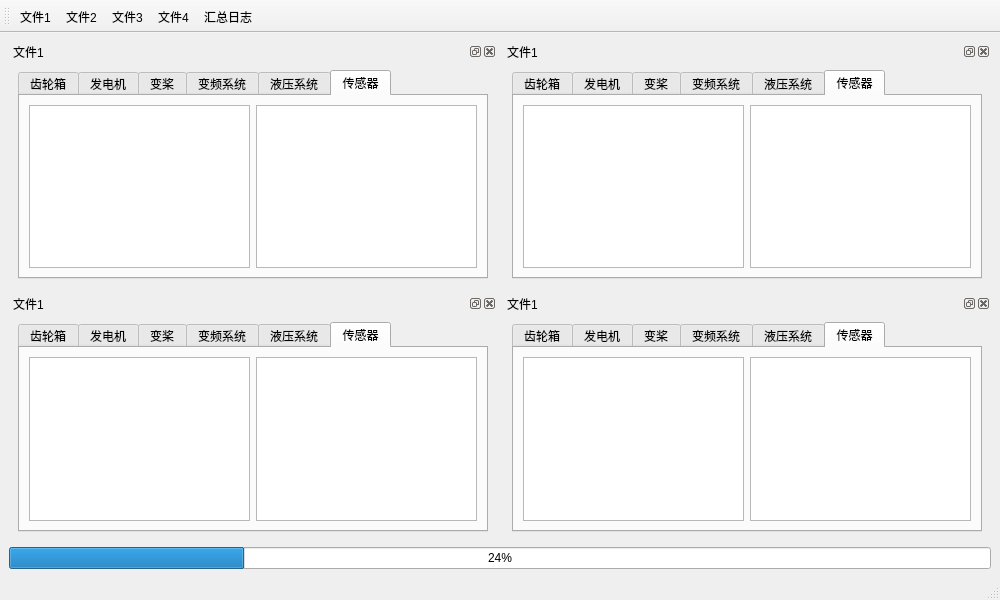
<?xml version="1.0" encoding="UTF-8"?>
<ui version="4.0">
 <class>MainWindow</class>
 <widget class="QMainWindow" name="MainWindow">
  <property name="geometry">
   <rect>
    <x>0</x>
    <y>0</y>
    <width>1000</width>
    <height>600</height>
   </rect>
  </property>
  <property name="windowTitle">
   <string>MainWindow</string>
  </property>
  <widget class="QWidget" name="centralwidget">
   <layout class="QVBoxLayout" name="verticalLayout">
    <item>
     <layout class="QHBoxLayout" name="horizontalLayout_7">
      <item>
       <widget class="QDockWidget" name="dockWidget">
        <property name="contextMenuPolicy">
         <enum>Qt::DefaultContextMenu</enum>
        </property>
        <property name="acceptDrops">
         <bool>true</bool>
        </property>
        <property name="floating">
         <bool>false</bool>
        </property>
        <property name="features">
         <set>QDockWidget::AllDockWidgetFeatures</set>
        </property>
        <property name="allowedAreas">
         <set>Qt::AllDockWidgetAreas</set>
        </property>
        <property name="windowTitle">
         <string>文件1</string>
        </property>
        <widget class="QWidget" name="dockWidgetContents">
         <layout class="QHBoxLayout" name="horizontalLayout_3">
          <item>
           <widget class="QTabWidget" name="tabWidget">
            <property name="currentIndex">
             <number>5</number>
            </property>
            <widget class="QWidget" name="tab">
             <attribute name="title">
              <string>齿轮箱</string>
             </attribute>
             <layout class="QHBoxLayout" name="horizontalLayout">
              <item>
               <widget class="QListWidget" name="listWidget">
                <item>
                 <property name="text">
                  <string>齿轮箱主轴承温度</string>
                 </property>
                </item>
                <item>
                 <property name="text">
                  <string>齿轮箱主轴承温度</string>
                 </property>
                </item>
                <item>
                 <property name="text">
                  <string>齿轮箱主轴承温度</string>
                 </property>
                </item>
               </widget>
              </item>
              <item>
               <widget class="QPlainTextEdit" name="plainTextEdit">
                <property name="plainText">
                 <string>齿轮箱主轴承温度高
齿轮箱主轴承温度高
齿轮箱主轴承温度高
</string>
                </property>
               </widget>
              </item>
             </layout>
            </widget>
            <widget class="QWidget" name="tab_2">
             <attribute name="title">
              <string>发电机</string>
             </attribute>
             <layout class="QHBoxLayout" name="horizontalLayout_2">
              <item>
               <widget class="QListWidget" name="listWidget_2">
                <item>
                 <property name="text">
                  <string>新建项目</string>
                 </property>
                </item>
                <item>
                 <property name="text">
                  <string>新建项目</string>
                 </property>
                </item>
                <item>
                 <property name="text">
                  <string>新建项目</string>
                 </property>
                </item>
               </widget>
              </item>
              <item>
               <widget class="QPlainTextEdit" name="plainTextEdit_2">
                <property name="plainText">
                 <string>新建项目
新建项目
新建项目</string>
                </property>
               </widget>
              </item>
             </layout>
            </widget>
            <widget class="QWidget" name="tab_9">
             <attribute name="title">
              <string>变桨</string>
             </attribute>
             <layout class="QHBoxLayout" name="horizontalLayout_15">
              <item>
               <widget class="QListWidget" name="listWidget_9"/>
              </item>
              <item>
               <widget class="QPlainTextEdit" name="plainTextEdit_9"/>
              </item>
             </layout>
            </widget>
            <widget class="QWidget" name="tab_10">
             <attribute name="title">
              <string>变频系统</string>
             </attribute>
             <layout class="QHBoxLayout" name="horizontalLayout_16">
              <item>
               <widget class="QListWidget" name="listWidget_10"/>
              </item>
              <item>
               <widget class="QPlainTextEdit" name="plainTextEdit_10"/>
              </item>
             </layout>
            </widget>
            <widget class="QWidget" name="tab_11">
             <attribute name="title">
              <string>液压系统</string>
             </attribute>
             <layout class="QHBoxLayout" name="horizontalLayout_17">
              <item>
               <widget class="QListWidget" name="listWidget_11"/>
              </item>
              <item>
               <widget class="QPlainTextEdit" name="plainTextEdit_11"/>
              </item>
             </layout>
            </widget>
            <widget class="QWidget" name="tab_12">
             <attribute name="title">
              <string>传感器</string>
             </attribute>
             <layout class="QHBoxLayout" name="horizontalLayout_18">
              <item>
               <widget class="QListWidget" name="listWidget_12"/>
              </item>
              <item>
               <widget class="QPlainTextEdit" name="plainTextEdit_12"/>
              </item>
             </layout>
            </widget>
           </widget>
          </item>
         </layout>
        </widget>
       </widget>
      </item>
      <item>
       <widget class="QDockWidget" name="dockWidget_2">
        <property name="allowedAreas">
         <set>Qt::AllDockWidgetAreas</set>
        </property>
        <property name="windowTitle">
         <string>文件1</string>
        </property>
        <widget class="QWidget" name="dockWidgetContents_2">
         <layout class="QHBoxLayout" name="horizontalLayout_4">
          <item>
           <widget class="QTabWidget" name="tabWidget_2">
            <property name="currentIndex">
             <number>5</number>
            </property>
            <widget class="QWidget" name="tab_3">
             <attribute name="title">
              <string>齿轮箱</string>
             </attribute>
             <layout class="QHBoxLayout" name="horizontalLayout_5">
              <item>
               <widget class="QListWidget" name="listWidget_3">
                <item>
                 <property name="text">
                  <string>齿轮箱主轴承温度</string>
                 </property>
                </item>
                <item>
                 <property name="text">
                  <string>齿轮箱主轴承温度</string>
                 </property>
                </item>
                <item>
                 <property name="text">
                  <string>齿轮箱主轴承温度</string>
                 </property>
                </item>
               </widget>
              </item>
              <item>
               <widget class="QPlainTextEdit" name="plainTextEdit_3">
                <property name="plainText">
                 <string>齿轮箱主轴承温度高
齿轮箱主轴承温度高
齿轮箱主轴承温度高
</string>
                </property>
               </widget>
              </item>
             </layout>
            </widget>
            <widget class="QWidget" name="tab_4">
             <attribute name="title">
              <string>发电机</string>
             </attribute>
             <layout class="QHBoxLayout" name="horizontalLayout_6">
              <item>
               <widget class="QListWidget" name="listWidget_4">
                <item>
                 <property name="text">
                  <string>新建项目</string>
                 </property>
                </item>
                <item>
                 <property name="text">
                  <string>新建项目</string>
                 </property>
                </item>
                <item>
                 <property name="text">
                  <string>新建项目</string>
                 </property>
                </item>
               </widget>
              </item>
              <item>
               <widget class="QPlainTextEdit" name="plainTextEdit_4">
                <property name="plainText">
                 <string>新建项目
新建项目
新建项目</string>
                </property>
               </widget>
              </item>
             </layout>
            </widget>
            <widget class="QWidget" name="tab_13">
             <attribute name="title">
              <string>变桨</string>
             </attribute>
             <layout class="QHBoxLayout" name="horizontalLayout_19">
              <item>
               <widget class="QListWidget" name="listWidget_13"/>
              </item>
              <item>
               <widget class="QPlainTextEdit" name="plainTextEdit_13"/>
              </item>
             </layout>
            </widget>
            <widget class="QWidget" name="tab_14">
             <attribute name="title">
              <string>变频系统</string>
             </attribute>
             <layout class="QHBoxLayout" name="horizontalLayout_20">
              <item>
               <widget class="QListWidget" name="listWidget_14"/>
              </item>
              <item>
               <widget class="QPlainTextEdit" name="plainTextEdit_14"/>
              </item>
             </layout>
            </widget>
            <widget class="QWidget" name="tab_15">
             <attribute name="title">
              <string>液压系统</string>
             </attribute>
             <layout class="QHBoxLayout" name="horizontalLayout_21">
              <item>
               <widget class="QListWidget" name="listWidget_15"/>
              </item>
              <item>
               <widget class="QPlainTextEdit" name="plainTextEdit_15"/>
              </item>
             </layout>
            </widget>
            <widget class="QWidget" name="tab_16">
             <attribute name="title">
              <string>传感器</string>
             </attribute>
             <layout class="QHBoxLayout" name="horizontalLayout_22">
              <item>
               <widget class="QListWidget" name="listWidget_16"/>
              </item>
              <item>
               <widget class="QPlainTextEdit" name="plainTextEdit_16"/>
              </item>
             </layout>
            </widget>
           </widget>
          </item>
         </layout>
        </widget>
       </widget>
      </item>
     </layout>
    </item>
    <item>
     <layout class="QHBoxLayout" name="horizontalLayout_8">
      <item>
       <widget class="QDockWidget" name="dockWidget_3">
        <property name="allowedAreas">
         <set>Qt::AllDockWidgetAreas</set>
        </property>
        <property name="windowTitle">
         <string>文件1</string>
        </property>
        <widget class="QWidget" name="dockWidgetContents_3">
         <layout class="QHBoxLayout" name="horizontalLayout_9">
          <item>
           <widget class="QTabWidget" name="tabWidget_3">
            <property name="currentIndex">
             <number>5</number>
            </property>
            <widget class="QWidget" name="tab_5">
             <attribute name="title">
              <string>齿轮箱</string>
             </attribute>
             <layout class="QHBoxLayout" name="horizontalLayout_10">
              <item>
               <widget class="QListWidget" name="listWidget_5">
                <item>
                 <property name="text">
                  <string>齿轮箱主轴承温度</string>
                 </property>
                </item>
                <item>
                 <property name="text">
                  <string>齿轮箱主轴承温度</string>
                 </property>
                </item>
                <item>
                 <property name="text">
                  <string>齿轮箱主轴承温度</string>
                 </property>
                </item>
               </widget>
              </item>
              <item>
               <widget class="QPlainTextEdit" name="plainTextEdit_5">
                <property name="plainText">
                 <string>齿轮箱主轴承温度高
齿轮箱主轴承温度高
齿轮箱主轴承温度高
</string>
                </property>
               </widget>
              </item>
             </layout>
            </widget>
            <widget class="QWidget" name="tab_6">
             <attribute name="title">
              <string>发电机</string>
             </attribute>
             <layout class="QHBoxLayout" name="horizontalLayout_11">
              <item>
               <widget class="QListWidget" name="listWidget_6">
                <item>
                 <property name="text">
                  <string>新建项目</string>
                 </property>
                </item>
                <item>
                 <property name="text">
                  <string>新建项目</string>
                 </property>
                </item>
                <item>
                 <property name="text">
                  <string>新建项目</string>
                 </property>
                </item>
               </widget>
              </item>
              <item>
               <widget class="QPlainTextEdit" name="plainTextEdit_6">
                <property name="plainText">
                 <string>新建项目
新建项目
新建项目</string>
                </property>
               </widget>
              </item>
             </layout>
            </widget>
            <widget class="QWidget" name="tab_17">
             <attribute name="title">
              <string>变桨</string>
             </attribute>
             <layout class="QHBoxLayout" name="horizontalLayout_23">
              <item>
               <widget class="QListWidget" name="listWidget_17"/>
              </item>
              <item>
               <widget class="QPlainTextEdit" name="plainTextEdit_17"/>
              </item>
             </layout>
            </widget>
            <widget class="QWidget" name="tab_18">
             <attribute name="title">
              <string>变频系统</string>
             </attribute>
             <layout class="QHBoxLayout" name="horizontalLayout_24">
              <item>
               <widget class="QListWidget" name="listWidget_18"/>
              </item>
              <item>
               <widget class="QPlainTextEdit" name="plainTextEdit_18"/>
              </item>
             </layout>
            </widget>
            <widget class="QWidget" name="tab_19">
             <attribute name="title">
              <string>液压系统</string>
             </attribute>
             <layout class="QHBoxLayout" name="horizontalLayout_25">
              <item>
               <widget class="QListWidget" name="listWidget_19"/>
              </item>
              <item>
               <widget class="QPlainTextEdit" name="plainTextEdit_19"/>
              </item>
             </layout>
            </widget>
            <widget class="QWidget" name="tab_20">
             <attribute name="title">
              <string>传感器</string>
             </attribute>
             <layout class="QHBoxLayout" name="horizontalLayout_26">
              <item>
               <widget class="QListWidget" name="listWidget_20"/>
              </item>
              <item>
               <widget class="QPlainTextEdit" name="plainTextEdit_20"/>
              </item>
             </layout>
            </widget>
           </widget>
          </item>
         </layout>
        </widget>
       </widget>
      </item>
      <item>
       <widget class="QDockWidget" name="dockWidget_4">
        <property name="allowedAreas">
         <set>Qt::AllDockWidgetAreas</set>
        </property>
        <property name="windowTitle">
         <string>文件1</string>
        </property>
        <widget class="QWidget" name="dockWidgetContents_4">
         <layout class="QHBoxLayout" name="horizontalLayout_12">
          <item>
           <widget class="QTabWidget" name="tabWidget_4">
            <property name="currentIndex">
             <number>5</number>
            </property>
            <widget class="QWidget" name="tab_7">
             <attribute name="title">
              <string>齿轮箱</string>
             </attribute>
             <layout class="QHBoxLayout" name="horizontalLayout_13">
              <item>
               <widget class="QListWidget" name="listWidget_7">
                <item>
                 <property name="text">
                  <string>齿轮箱主轴承温度</string>
                 </property>
                </item>
                <item>
                 <property name="text">
                  <string>齿轮箱主轴承温度</string>
                 </property>
                </item>
                <item>
                 <property name="text">
                  <string>齿轮箱主轴承温度</string>
                 </property>
                </item>
               </widget>
              </item>
              <item>
               <widget class="QPlainTextEdit" name="plainTextEdit_7">
                <property name="plainText">
                 <string>齿轮箱主轴承温度高
齿轮箱主轴承温度高
齿轮箱主轴承温度高
</string>
                </property>
               </widget>
              </item>
             </layout>
            </widget>
            <widget class="QWidget" name="tab_8">
             <attribute name="title">
              <string>发电机</string>
             </attribute>
             <layout class="QHBoxLayout" name="horizontalLayout_14">
              <item>
               <widget class="QListWidget" name="listWidget_8">
                <item>
                 <property name="text">
                  <string>新建项目</string>
                 </property>
                </item>
                <item>
                 <property name="text">
                  <string>新建项目</string>
                 </property>
                </item>
                <item>
                 <property name="text">
                  <string>新建项目</string>
                 </property>
                </item>
               </widget>
              </item>
              <item>
               <widget class="QPlainTextEdit" name="plainTextEdit_8">
                <property name="plainText">
                 <string>新建项目
新建项目
新建项目</string>
                </property>
               </widget>
              </item>
             </layout>
            </widget>
            <widget class="QWidget" name="tab_21">
             <attribute name="title">
              <string>变桨</string>
             </attribute>
             <layout class="QHBoxLayout" name="horizontalLayout_27">
              <item>
               <widget class="QListWidget" name="listWidget_21"/>
              </item>
              <item>
               <widget class="QPlainTextEdit" name="plainTextEdit_21"/>
              </item>
             </layout>
            </widget>
            <widget class="QWidget" name="tab_22">
             <attribute name="title">
              <string>变频系统</string>
             </attribute>
             <layout class="QHBoxLayout" name="horizontalLayout_28">
              <item>
               <widget class="QListWidget" name="listWidget_22"/>
              </item>
              <item>
               <widget class="QPlainTextEdit" name="plainTextEdit_22"/>
              </item>
             </layout>
            </widget>
            <widget class="QWidget" name="tab_23">
             <attribute name="title">
              <string>液压系统</string>
             </attribute>
             <layout class="QHBoxLayout" name="horizontalLayout_29">
              <item>
               <widget class="QListWidget" name="listWidget_23"/>
              </item>
              <item>
               <widget class="QPlainTextEdit" name="plainTextEdit_23"/>
              </item>
             </layout>
            </widget>
            <widget class="QWidget" name="tab_24">
             <attribute name="title">
              <string>传感器</string>
             </attribute>
             <layout class="QHBoxLayout" name="horizontalLayout_30">
              <item>
               <widget class="QListWidget" name="listWidget_24"/>
              </item>
              <item>
               <widget class="QPlainTextEdit" name="plainTextEdit_24"/>
              </item>
             </layout>
            </widget>
           </widget>
          </item>
         </layout>
        </widget>
       </widget>
      </item>
     </layout>
    </item>
    <item>
     <widget class="QProgressBar" name="progressBar">
      <property name="value">
       <number>24</number>
      </property>
     </widget>
    </item>
   </layout>
  </widget>
  <widget class="QMenuBar" name="menubar">
   <property name="geometry">
    <rect>
     <x>0</x>
     <y>0</y>
     <width>1000</width>
     <height>23</height>
    </rect>
   </property>
  </widget>
  <widget class="QStatusBar" name="statusbar"/>
  <widget class="QToolBar" name="toolBar">
   <property name="windowTitle">
    <string>toolBar</string>
   </property>
   <attribute name="toolBarArea">
    <enum>TopToolBarArea</enum>
   </attribute>
   <attribute name="toolBarBreak">
    <bool>false</bool>
   </attribute>
   <addaction name="action_1"/>
   <addaction name="action_2"/>
   <addaction name="action_3"/>
   <addaction name="action_4"/>
   <addaction name="action"/>
  </widget>
  <action name="action_1">
   <property name="text">
    <string>文件1</string>
   </property>
  </action>
  <action name="action_2">
   <property name="text">
    <string>文件2</string>
   </property>
  </action>
  <action name="action_3">
   <property name="text">
    <string>文件3</string>
   </property>
  </action>
  <action name="action_4">
   <property name="text">
    <string>文件4</string>
   </property>
  </action>
  <action name="action">
   <property name="text">
    <string>汇总日志</string>
   </property>
  </action>
 </widget>
 <resources/>
 <connections/>
</ui>
